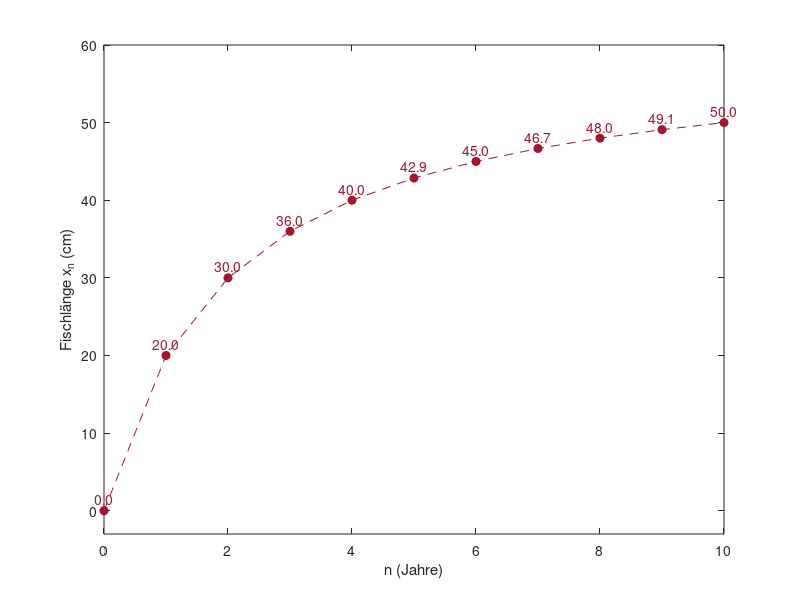

This chart was generated by the following MATLAB code:
% Abb. 1.1: Fischlänge nach n Jahren (Buch, Abschnitt 1.1, Gl. 1.1)
% explizite Folge x_n = 60 n / (n + 2)
% (c) 2026 Philipp Kügler · Programm zum Buch „Dynamische Systeme in den Lebenswissenschaften“ · MIT-Lizenz (siehe LICENSE)
n = 0:10;                       % n = 0, 1, ..., 10
x = 60 * n ./ (n + 2);          % Formel für das n-te Folgenglied (elementweise ./)

fprintf('%.1f  ', x); fprintf('\n')   % 0.0  20.0  30.0  36.0  40.0  42.9  45.0 ...

rot = [0.64 0.08 0.18];
plot(n, x, 'o--', 'Color', rot, 'MarkerFaceColor', rot); hold on
for k = 1:numel(n)
    text(n(k), x(k) + 1.5, sprintf('%.1f', x(k)), 'HorizontalAlignment', 'center', 'Color', rot)
end
hold off
xlabel('n (Jahre)'); ylabel('Fischlänge x_n (cm)'); ylim([-3 60])
